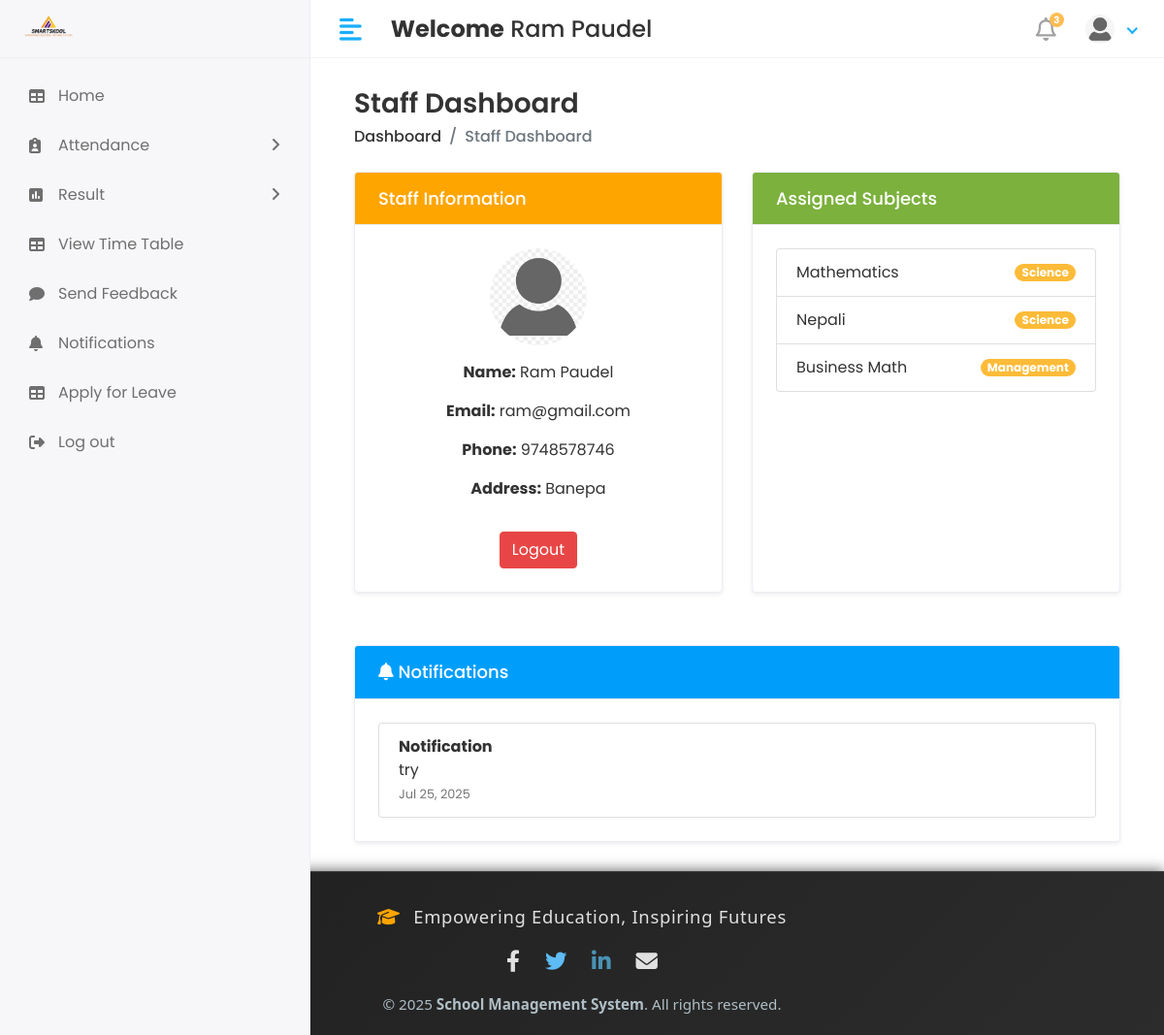
Screenshot of /staff/home/ (signed in) with the database file from the repository.
### app/models.py (models this page shows, shortened)
class CustomUser(AbstractUser):
   USER= (
      (1,'hod'),
      (2,'staff'),
      (3,'student'),
    )
   user_type=models.CharField(choices=USER,max_length=50,default=1)
   profile_pic = models.ImageField(upload_to='media/profile_pics')

class staff(models.Model):
    admin = models.OneToOneField(CustomUser, on_delete=models.DO_NOTHING)
    address = models.TextField()
    gender = models.CharField(max_length=10)
    phone_number = models.TextField()
    created_at = models.DateField(auto_now_add=True)
    updated_at = models.DateField(auto_now=True)

class subject(models.Model):
    subject_name = models.CharField(max_length=100)
    subject_code = models.CharField(max_length=10)
    course_id = models.ForeignKey(course, on_delete=models.CASCADE)
    staff_id = models.ForeignKey(staff, on_delete=models.CASCADE)
    created_at = models.DateField(auto_now_add=True,null=True)
    updated_at = models.DateField(auto_now=True)

class course(models.Model):
    course_name = models.CharField(max_length=100)
    course_code = models.CharField(max_length=10)
    course_created_date = models.DateField(auto_now_add=True)
    course_updated_date = models.DateField(auto_now=True)

class staff_notification(models.Model):
    staff_id = models.ForeignKey(staff, on_delete=models.CASCADE)
    message = models.TextField()
    created_at = models.DateTimeField(auto_now_add=True)
    status = models.IntegerField(null=True,default=0)

### school_management_system/Staff_Views.py (the view)
# urls.py: path('staff/home/',Staff_Views.Staff_home,name='staff_home'),
@login_required(login_url='/')
def Staff_home(request):
    staff_obj = staff.objects.get(admin=request.user)
    assigned_subjects = subject.objects.filter(staff_id=staff_obj)
    notification_obj = staff_notification.objects.filter(staff_id=staff_obj.id).order_by('-id')
    context = {
        'staff_obj': staff_obj,
        'assigned_subjects': assigned_subjects,
        'notification_obj': notification_obj,
    }
    return render(request, 'Staff/home.html', context)

### templates/Staff/home.html
{% extends 'base.html' %}
{% load static %}
{% block content %}
<div class="content container">
    <div class="page-header mb-4">
        <div class="row align-items-center">
            <div class="col">
                <h3 class="page-title">Staff Dashboard</h3>
                <ul class="breadcrumb">
                    <li class="breadcrumb-item"><a href="{% url 'staff_home' %}">Dashboard</a></li>
                    <li class="breadcrumb-item active">Staff Dashboard</li>
                </ul>
            </div>
        </div>
    </div>
    <div class="row">
        <div class="col-md-6 d-flex">
            <div class="card flex-fill shadow-sm">
                <div class="card-header text-white" style="background-color: orange;">
                    <h5 class="card-title mb-0">Staff Information</h5>
                </div>
                <div class="card-body text-center">
                    {% if staff_obj.admin and staff_obj.admin.profile_pic %}
                        <img src="{{ staff_obj.admin.profile_pic.url }}" alt="Profile Picture" class="rounded-circle mb-3" width="100" />
                    {% else %}
                        <img src="{% static 'img/default-profile.png' %}" alt="Default Picture" class="rounded-circle mb-3" width="100" />
                    {% endif %}
                    <p><strong>Name:</strong> {{ staff_obj.admin.first_name }} {{ staff_obj.admin.last_name }}</p>
                    <p><strong>Email:</strong> {{ staff_obj.admin.email }}</p>
                    <p><strong>Phone:</strong> {{ staff_obj.phone_number|default:"N/A" }}</p>
                    <p><strong>Address:</strong> {{ staff_obj.address|default:"N/A" }}</p>
                    <a href="{% url 'logout' %}" class="btn btn-danger mt-3">Logout</a>
                </div>
            </div>
        </div>
        <div class="col-md-6 d-flex">
            <div class="card flex-fill shadow-sm">
                <div class="card-header bg-success text-white">
                    <h5 class="card-title mb-0">Assigned Subjects</h5>
                </div>
                <div class="card-body">
                    {% if assigned_subjects %}
                        <ul class="list-group">
                            {% for subj in assigned_subjects %}
                                <li class="list-group-item d-flex justify-content-between align-items-center">
                                    {{ subj.subject_name }}
                                    <span class="badge badge-primary badge-pill">{{ subj.course_id.course_name }}</span>
                                </li>
                            {% endfor %}
                        </ul>
                    {% else %}
                        <p>No subjects assigned yet.</p>
                    {% endif %}
                </div>
            </div>
        </div>
    </div>
    <div class="row mt-4">
        <div class="col-md-12 d-flex">
            <div class="card flex-fill shadow-sm">
                <div class="card-header bg-info text-white">
                    <h5 class="card-title mb-0"><i class="fas fa-bell me-2"></i> Notifications</h5>
                </div>
                <div class="card-body">
                    {% if notification_obj %}
                        <ul class="list-group">
                            {% for notif in notification_obj %}
                                <li class="list-group-item">
                                    <strong>Notification</strong>
                                    <p class="mb-0">{{ notif.message|truncatewords:20 }}</p>
                                    <small class="text-muted">{{ notif.created_at|date:"M d, Y" }}</small>
                                </li>
                            {% endfor %}
                        </ul>
                    {% else %}
                        <p class="text-muted mb-0">No notifications available.</p>
                    {% endif %}
                </div>
            </div>
        </div>
    </div>
</div>
<link rel="stylesheet" href="https://cdnjs.cloudflare.com/ajax/libs/font-awesome/6.4.0/css/all.min.css" />
{% endblock %}

### templates/includes/header.html (shortened to what this page needs)
{% load static %}
<div class="header">
    {% if user.user_type == '1' %}
            <div class="header-left">
               <a href="" class="logo">
               <img src="{% static 'assets/img/logo1.png'%}" alt="Logo" width="80" height="80">
               </a>
               <a href="index.html" class="logo logo-small">
               <img src="{% static 'assets/img/logo1.png'%}" alt="Logo" width="80" height="80">
               </a>
            </div>
            <a href="javascript:void(0);" id="toggle_btn">
            <i class="fas fa-align-left"></i>
            </a>
            <div class="top-nav-search mt-3" >
               <h4><strong>Welcome</strong>&nbsp;<span>{{user.first_name}} {{user.last_name}}</span></h4>
            </div>
            <a class="mobile_btn" id="mobile_btn">
            <i class="fas fa-bars"></i>
            </a>
            <ul class="nav user-menu">
               <li class="nav-item dropdown noti-dropdown">
                  <a href="#" class="dropdown-toggle nav-link" data-toggle="dropdown">
                  <i class="far fa-bell"></i> <span class="badge badge-pill">3</span>
                  </a>
                  <div class="dropdown-menu notifications">
                     <div class="topnav-dropdown-header">
                        <span class="notification-title">Notifications</span>
                        <a href="javascript:void(0)" class="clear-noti"> Clear All </a>
                     </div>
                     <div class="noti-content">
                        <ul class="notification-list">
                           <li class="notification-message">
                              <a href="#">
                                 <div class="media">
                                    <span class="avatar avatar-sm">
                                    <img class="avatar-img rounded-circle" alt="User Image" src="{{ user.profile.profile_pic.url }}">
                                    </span>
                                    <div class="media-body">
                                       <p class="noti-details"><span class="noti-title">Carlson Tech</span> has approved <span class="noti-title">your estimate</span></p>
                                       <p class="noti-time"><span class="notification-time">4 mins ago</span></p>
                                    </div>
                                 </div>
                              </a>
                           </li>
                           <li class="notification-message">
                              <a href="#">
                                 <div class="media">
                                    <span class="avatar avatar-sm">
                                    <img class="avatar-img rounded-circle" alt="User Image" src="{% static 'assets/img/profiles/avatar-11.jpg'%}">
                                    </span>
                                    <div class="media-body">
                                       <p class="noti-details"><span class="noti-title">International Software Inc</span> has sent you a invoice in the amount of <span class="noti-title">$218</span></p>
                                       <p class="noti-time"><span class="notification-time">6 mins ago</span></p>
                                    </div>
                                 </div>
                              </a>
                           </li>
                           <li class="notification-message">
                              <a href="#">
                                 <div class="media">
                                    <span class="avatar avatar-sm">
                                    <img class="avatar-img rounded-circle" alt="User Image" src="{% static 'assets/img/profiles/avatar-17.jpg'%}">
                                    </span>
                                    <div class="media-body">
                                       <p class="noti-details"><span class="noti-title">John Hendry</span> sent a cancellation request <span class="noti-title">Apple iPhone XR</span></p>
                                       <p class="noti-time"><span class="notification-time">8 mins ago</span></p>
                                    </div>
                                 </div>
                              </a>
                           </li>
                           <li class="notification-message">
                              <a href="#">
                                 <div class="media">
                                    <span class="avatar avatar-sm">
                                    <img class="avatar-img rounded-circle" alt="User Image" src="{% static 'assets/img/profiles/avatar-13.jpg'%}">
                                    </span>
                                    <div class="media-body">
                                       <p class="noti-details"><span class="noti-title">Mercury Software Inc</span> added a new product <span class="noti-title">Apple MacBook Pro</span></p>
                                       <p class="noti-time"><span class="notification-time">12 mins ago</span></p>
                                    </div>
                                 </div>
                              </a>
                           </li>
                        </ul>
                     </div>
                     <div class="topnav-dropdown-footer">
                        <a href="#">View all Notifications</a>
                     </div>
                  </div>
               </li>
               <li class="nav-item dropdown has-arrow">
                  <a href="#" class="dropdown-toggle nav-link" data-toggle="dropdown">
                    <span class="user-img">
                     {% if user.profile_pic and user.profile_pic.url %}
                        <span class="user-img">
                           <img class="rounded-circle" src="{{ user.profile_pic.url }}" width="30" alt="Profile">
                           <span class="status online"></span>
                        </span>
                     {% else %}
                        <span class="user-img">
                           <img class="rounded-circle" src="{% static 'assets/img/noimg.png' %}" width="30" alt="Profile">
                           <span class="status online"></span>
                        </span>
                     {% endif %}
                                 </span>
                  </a>
                  <div class="dropdown-menu">
                     <div class="user-header">
                        <div class="avatar avatar-sm">
                           {% if user.profile_pic and user.profile_pic.url %}
                              <img src="{{ user.profile_pic.url }}" alt="User Image" class="avatar-img rounded-circle">
                           {% else %}
                              <img src="{% static 'assets/img/noimg.png' %}" alt="User Image" class="avatar-img rounded-circle">
                           {% endif %}
                        </div>
                        <div class="user-text">
                           <h6>{{user.first_name}}&nbsp; {{user.last_name}}</h6>
                           {% if user.user_type == '1' %}
                           <p class="text-muted mb-0">HOD</p>
                           {%elif user.user_type == '2' %}
                           <p class="text-muted mb-0">Staff</p>
                           {%else%}
                           <p class="text-muted mb-0">Student</p>
                           {%endif%}
                        </div>
                     </div>
                     <a class="dropdown-item" href="#">My Profile</a>
                     <a class="dropdown-item" href="inbox.html">Inbox</a>
                     <a class="dropdown-item" href={% url 'logout' %}>Logout</a>
                  </div>
               </li>
            </ul>
         {% elif user.user_type == '2' %}
         <div class="header-left">
               <a href="" class="logo">
               <img src="{% static 'assets/img/logo1.png'%}" alt="Logo" width="80" height="80">
               </a>
            </div>
            <a href="javascript:void(0);" id="toggle_btn">
            <i class="fas fa-align-left"></i>
            </a>
            <div class="top-nav-search mt-3" >
               <h4><strong>Welcome</strong>&nbsp;<span>{{user.first_name}} {{user.last_name}}</span></h4>
            </div>
            <ul class="nav user-menu">
               <li class="nav-item dropdown noti-dropdown">
                  <a href="#" class="dropdown-toggle nav-link" data-toggle="dropdown">
                  <i class="far fa-bell"></i> <span class="badge badge-pill">3</span>
                  </a>
               </li>
               <li class="nav-item dropdown has-arrow">
                  <a href="#" class="dropdown-toggle nav-link" data-toggle="dropdown">
                    <span class="user-img">
                     {% if user.profile_pic and user.profile_pic.url %}
                        <span class="user-img">
                           <img class="rounded-circle" src="{{ user.profile_pic.url }}" width="30" alt="Profile">
                        </span>
                     {% else %}
                        <span class="user-img">
                           <img class="rounded-circle" src="{% static 'assets/img/noimg.png' %}" width="30" alt="Profile">
                           <span class="status online"></span>
                        </span>
                     {% endif %}
                                 </span>
                  </a>
               </li>
            </ul>
         {% endif %}
</div>

### rows the page displays
CustomUser: first_name "Ram", last_name "Paudel", profile_pic (placeholder picture)
staff: admin.profile_pic (placeholder picture), admin.first_name "Ram", admin.last_name "Paudel", admin.email "ram@gmail.com", phone_number "9748578746", address "Banepa"
subject: subject_name "Mathematics", course_id.course_name "Science"
subject: subject_name "Nepali", course_id.course_name "Science"
subject: subject_name "Business Math", course_id.course_name "Management"
staff_notification: message "try", created_at "Jul 25, 2025"
